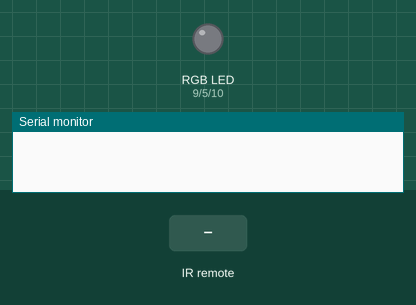
Bench run of a sketch on a simulated Arduino Uno, built with avr-gcc and run on an emulated ATmega328P. Parts: an RGB LED mixed from three pins (HIGH = lit), the last lines printed to the serial monitor. The inputs (shaded band) are chosen by the test bench. Dim RGB values are drawn brighter than linear.

Above: at 1.2 s.
1.3 s: infrared code 0xE31CFF00 received
At 2.5 s:
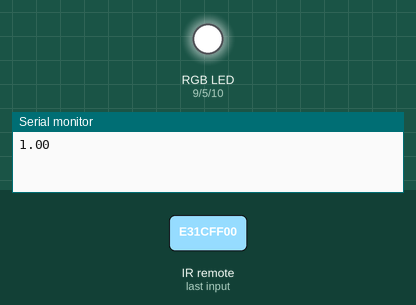
2.8 s: infrared code 0xAD52FF00 received
At 3.9 s:
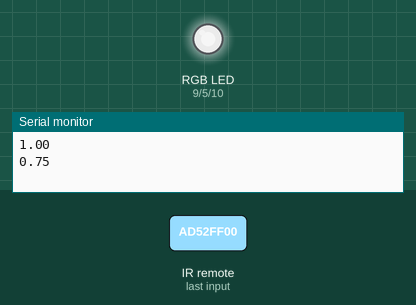
4.3 s: infrared code 0xB946FF00 received
At 5.1 s:
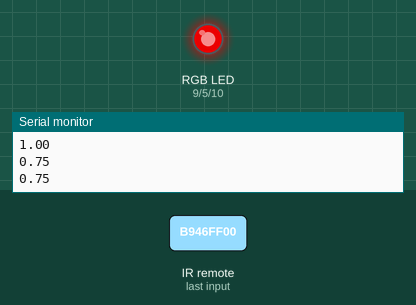
5.8 s: infrared code 0xB847FF00 received
At 6.2 s:
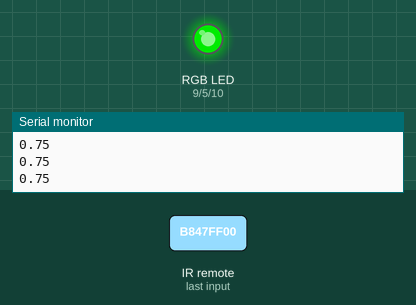
7.3 s: infrared code 0xBB44FF00 received
At 8.5 s:
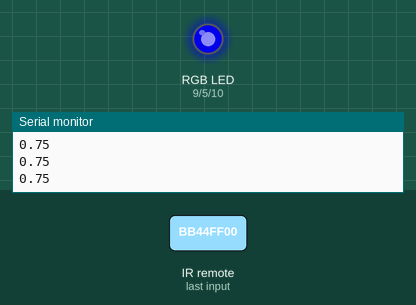
8.8 s: infrared code 0xBF40FF00 received
At 9.7 s:
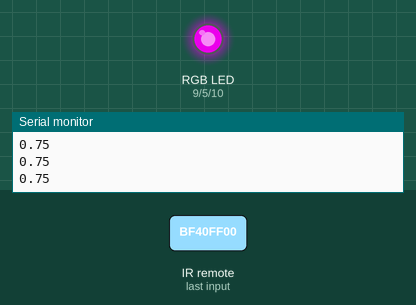
Timing chart, 0 to 11.3 s (numbered marks = the images above; inputs shaded):
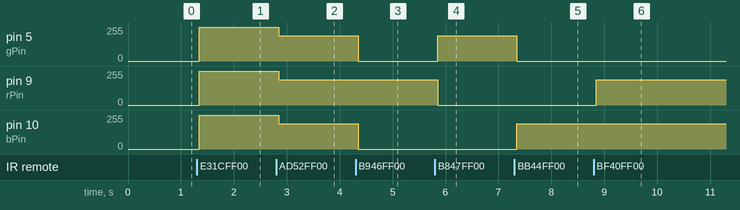

Measured:
- after the input at 1.3 s, pin 5 (gPin), pin 9 (rPin), pin 10 (bPin): 0/255 → 255/255 after 0.05 s
- after the input at 2.8 s, pin 5 (gPin), pin 9 (rPin), pin 10 (bPin): 255/255 → 191/255 after 0.05 s
- after the input at 4.3 s, pin 5 (gPin), pin 10 (bPin): 191/255 → 0/255 after 0.05 s
- after the input at 5.8 s, pin 5 (gPin): 0/255 → 191/255 after 0.05 s; pin 9 (rPin): 191/255 → 0/255 after 0.05 s
- after the input at 7.3 s, pin 5 (gPin): 191/255 → 0/255 after 0.05 s; pin 10 (bPin): 0/255 → 191/255 after 0.05 s
- after the input at 8.8 s, pin 9 (rPin): 0/255 → 191/255 after 0.05 s

The sketch:

IR-Remote-Controlled-RGB-LED.ino
```cpp
#include <IRremote.hpp>

int IRpin=6;
int rPin=9;
int bPin=10;
int gPin=5;
int rBright;
int bBright;
int gBright;
unsigned long myCode;
float dFact=1;

void setup() {
  pinMode(rPin,OUTPUT);
  pinMode(bPin,OUTPUT);
  pinMode(gPin,OUTPUT);
  IrReceiver.begin(IRpin);
  Serial.begin(9600);
}

void loop() {
  while(IrReceiver.decode()==0) {

  }
  myCode = IrReceiver.decodedIRData.decodedRawData;
  delay(50);
  IrReceiver.resume();

  if(myCode==0xE31CFF00){
    rBright=255;
    gBright=255;
    bBright=255;
    dFact=1;
  }
  if(myCode==0xE916FF00){
    rBright=0;
    gBright=0;
    bBright=0;
    dFact=0;
  }
  if(myCode==0xBA45FF00){
    rBright=255;
    gBright=255;
    bBright=255;
  }
  if(myCode==0xB946FF00){
    rBright=255;
    gBright=0;
    bBright=0;
  }
  if(myCode==0xB847FF00){
    rBright=0;
    gBright=255;
    bBright=0;
  }
  if(myCode==0xBB44FF00){
    rBright=0;
    gBright=0;
    bBright=255;
  }
  if(myCode==0xBF40FF00){
    rBright=255;
    gBright=0;
    bBright=255;
  }
  if(myCode==0xBC43FF00){
    rBright=255;
    gBright=200;
    bBright=0;
  }
  if(myCode==0xF807FF00){
    rBright=0;
    gBright=255;
    bBright=200;
  }
  if(myCode==0xAD52FF00){
    dFact=dFact*.75;
  }
  if(myCode==0xE718FF00){
    dFact=dFact*1.3;
    if(dFact>1){
      dFact=1;
    }
  }
  analogWrite(rPin,rBright*dFact);
  analogWrite(gPin,gBright*dFact);
  analogWrite(bPin,bBright*dFact);
  Serial.println(dFact);
}
```
